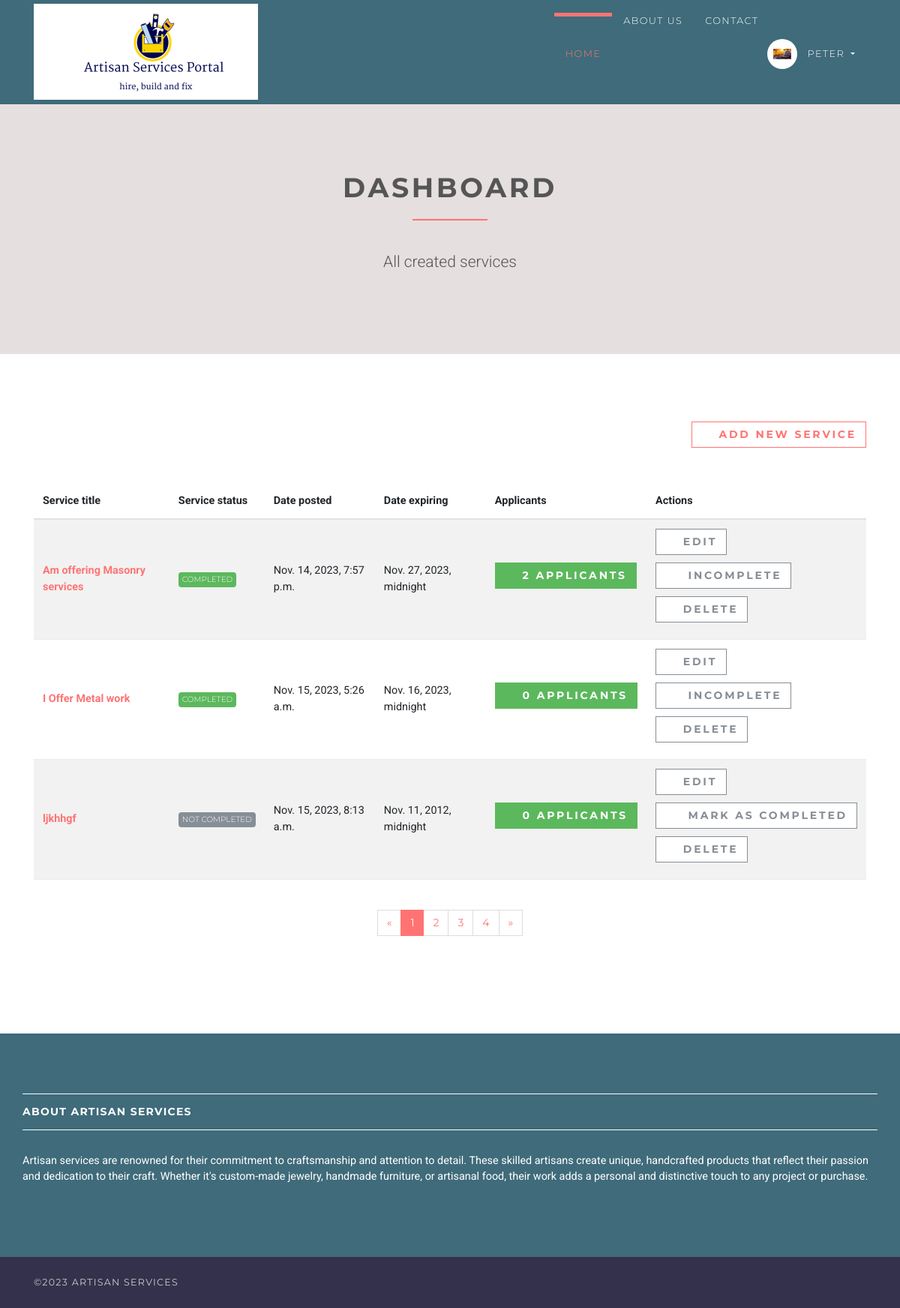
Page /artisan/dashboard (signed in) on the committed database.
### accounts/models.py (models this page shows, shortened)
class User(AbstractUser):
    username = None
    profile_picture = models.ImageField(upload_to='media/img', default='DEFAULT VALUE')
    contact = models.CharField(max_length=10, blank=True, null=True)
    phone_number= models.CharField(max_length=10, blank=True, null=True)
    role = models.CharField(max_length=12, error_messages={
        'required': "Role must be provided"
    })
    gender = models.CharField(max_length=10, blank=True, null=True, default="")
    email = models.EmailField(unique=True, blank=False,
                              error_messages={
                                  'unique': "A user with that email already exists.",
                              })
    USERNAME_FIELD = "email"
    REQUIRED_FIELDS = []
    objects = UserManager()

### servicesapp/models.py (models this page shows, shortened)
class Service(models.Model):
    user = models.ForeignKey(User, on_delete=models.CASCADE)
    title = models.CharField(max_length=150)
    description = models.TextField()
    location = models.CharField(max_length=150)
    type = models.CharField(choices=SERVICE_TYPE, max_length=10)
    category = models.CharField(choices=SERVICE_CATEGORY, max_length=100)
    last_date = models.DateTimeField()
    company_name = models.CharField(max_length=100)
    company_description = models.CharField(max_length=300)
    website = models.CharField(max_length=100, default="", blank=True, null=True)
    created_at = models.DateTimeField(default=timezone.now)
    filled = models.BooleanField(default=False)

### servicesapp/views/artisan.py (the view)
# urls.py: path('', DashboardView.as_view(), name='artisan-dashboard'),
class DashboardView(ListView):
    model = Service
    template_name = 'services/artisan/dashboard.html'
    context_object_name = 'services'
    @method_decorator(login_required(login_url=reverse_lazy('accounts:login')))
    @method_decorator(user_is_artisan)
    def dispatch(self, request, *args, **kwargs):
        return super().dispatch(self.request, *args, **kwargs)
    def get_queryset(self):
        return self.model.objects.filter(user_id=self.request.user.id)

### templates/services/artisan/dashboard.html (shortened to what this page needs)
{% extends 'base.html' %}
{% load static %}
{% block content %}
    <section class="bg-light-gray">
        <div class="container">
            <div class="row">
                <div class="col-lg-8 mx-auto">
                    <h1 class="heading">dashboard</h1>
                    <p class="lead text-center">All created services</p>
                </div>
            </div>
        </div>
    </section>
    <section>
        <div class="container">
            <div class="row">
                <div class="col-lg-12 text-right mb-5"><a href="{% url 'services:artisan-services-create' %}"
                                                          class="btn btn-outline-white-primary">
                    <i class="fa fa-plus"></i>Add new service</a></div>
                <div class="col-lg-12">
                    <div class="table-responsive">
                        <table class="table table-striped table-hover table-client-dashboard">
                            <thead>
                            <tr>
                                <th>Service title</th>
                                <th>Service status</th>
                                <th>Date posted</th>
                                <th>Date expiring</th>
                                <th>Applicants</th>
                                <th>Actions</th>
                            </tr>
                            </thead>
                            <tbody>
                            {% for service in services %}
                                <tr>
                                    <th><a href="{% url 'services:services-detail' service.id %}">{{ service.title }}</a>
                                    </th>
                                    <td>
                                        {% if service.filled %}
                                            <span class="badge badge-success">Completed</span>
                                        {% else %}
                                            <span class="badge badge-secondary">Not Completed</span>
                                        {% endif %}
                                    </td>
                                    <td>{{ service.created_at }}</td>
                                    <td>{{ service.last_date }}</td>
                                    <td>
                                        <a href="{% url 'services:artisan-dashboard-applicants' service.id %}"
                                           class="btn btn-success">
                                            <i class="fa fa-users"></i>{{ service.applicants.count }}
                                            <span class="hidden-xs hidden-sm">Applicants</span>
                                        </a>
                                    </td>
                                    <td>
                                        <a href="{% url 'services:edit-service' service.id %}"
                                            class="btn btn-outline-white-secondary">
                                             <i class="fa fa-edit"></i>Edit
                                        </a>
                                        <br>
                                        {% if service.filled %}
                                        <a href="{% url 'services:toggle-service-filled' service.id %}"
                                           class="btn btn-outline-white-secondary">
                                            <i class="fa fa-times-circle-o"></i>
                                            <span class="hidden-xs hidden-sm">Incomplete</span>
                                        </a><br>
                                    {% else %}
                                        <a href="{% url 'services:toggle-service-filled' service.id %}"
                                           class="btn btn-outline-white-secondary">
                                            <i class="fa fa-check-circle-o"></i>
                                            <span class="hidden-xs hidden-sm">Mark as Completed</span>
                                        </a><br>
                                    {% endif %}
                                    <a href="{% url 'services:delete-service' service.id %}"
                                    class="btn btn-outline-white-secondary">
                                     <i class="fa fa-times-circle-o"></i>Delete
                                 </a>
                                    </td>
                                </tr>
                            {% endfor %}
                            </tbody>
                        </table>
                    </div>
                    <div class="pages">
                        <nav aria-label="Page navigation example" class="d-flex justify-content-center mt-4 mb-4">
                            <ul class="pagination">
                                <li class="page-item"><a href="#" aria-label="Previous" class="page-link"><span
                                        aria-hidden="true">«</span><span class="sr-only">Previous</span></a></li>
                                <li class="page-item active"><a href="#" class="page-link">1</a></li>
                                <li class="page-item"><a href="#" class="page-link">2</a></li>
                                <li class="page-item"><a href="#" class="page-link">3</a></li>
                                <li class="page-item"><a href="#" class="page-link">4</a></li>
                                <li class="page-item"><a href="#" aria-label="Next" class="page-link"><span
                                        aria-hidden="true">»</span><span class="sr-only">Next</span></a></li>
                            </ul>
                        </nav>
                    </div>
                </div>
            </div>
        </div>
    </section>
{% endblock %}

### templates/base.html (shortened to what this page needs)
{% load static %}
<!DOCTYPE html>
<html>
<head>
    <link rel="stylesheet" href="https://stackpath.bootstrapcdn.com/bootstrap/4.5.0/css/bootstrap.min.css">
    <link rel="stylesheet"
          href="{% static 'vendor/bootstrap/css/bootstrap.min.css' %}">
    <link rel="stylesheet"
          href="{% static 'vendor/font-awesome/css/font-awesome.min.css' %}">
    <link rel="stylesheet"
          href="{% static 'vendor/owl.carousel/assets/owl.carousel.css' %}">
    <link rel="stylesheet"
          href="{% static 'vendor/owl.carousel/assets/owl.theme.default.css' %}">
    <link rel="stylesheet" href="{% static 'css/style.default.css' %}"
          id="theme-stylesheet">
    <link rel="stylesheet" href="{% static 'css/custom.css' %}">
</head>
<body>
<header class="header">
    <nav class="navbar navbar-expand-lg">
        <div class="container">
            <a href="/" class="navbar-brand">
                <img src="{% static 'img/logo-small.png' %}" alt="logo" class="d-none d-lg-block">
            </a>
            <div id="navbarSupportedContent" class="collapse navbar-collapse">
                <ul class="navbar-nav ml-auto">
                    <li class="nav-item active">
                        <a href="/" class="nav-link">Home <span class="sr-only">(current)</span></a>
                    </li>
                    <li class="nav-item">
                        <a href="{% url 'services:about_us' %}" >About Us</a>
                    </li>
                    <li class="nav-item">
                        <a href="{% url 'services:contact_us' %}">Contact</a>
                    </li>
                    {% if request.user.is_authenticated and request.user.role == 'artisan' %}
                        <li class="nav-item dropdown">
                            <a id="clientZone" href="#" data-toggle="dropdown"
                               aria-haspopup="true" aria-expanded="false"
                               class="nav-link dropdown-toggle has-img mb-3 mb-lg-0 mt-3 mt-lg-0">
                                <div class="client-menu-image">
                                    <div class="inner">
                                        <img src="{% static 'img/company-1.png' %}"
                                             alt="company image"
                                             class="img-fluid">
                                    </div>
                                </div>
                                {% if request.user.role == 'customer' %}
                                    {{ request.user.first_name }} {{ request.user.last_name }}
                                {% else %}
                                    {{ request.user.first_name }}
                                {% endif %}
                            </a>
                        </li>
                    {% endif %}
                </ul>
            </div>
        </div>
    </nav>
</header>
<div>
    {% block content %} {% endblock %}
</div>
<footer class="footer">
    <div class="footer__block">
        <div class="container">
            <div class="row">
                <div class="">
                    <h4 class="h5">About artisan services</h4>
                    <p>Artisan services are renowned for their commitment to craftsmanship and attention to detail. These skilled artisans
                        create unique, handcrafted products that reflect their passion and dedication to their craft. Whether it's custom-made jewelry,
                          handmade furniture, or artisanal food, their work adds a personal and distinctive touch to any project or purchase.
                    </p>
                </div>
            </div>
        </div>
    </div>
    <div class="footer__copyright">
        <div class="container">
            <div class="row">
                <div class="col-md-6 text-md-left text-center">
                    <p>&copy;2023 Artisan Services</p>
                </div>
            </div>
        </div>
    </div>
</footer>
</body>
</html>

### rows in the picture
User: user.first_name "PETER"
Service: title "Am offering Masonry services", filled "COMPLETED", created_at "Nov. 14, 2023, 7:57 p.m.", last_date "Nov. 27, 2023, midnight", applicants.count "2"
Service: title "I Offer Metal work", filled "COMPLETED", created_at "Nov. 15, 2023, 5:26 a.m.", last_date "Nov. 16, 2023, midnight", applicants.count "0"
Service: title "ljkhhgf", filled "NOT COMPLETED", created_at "Nov. 15, 2023, 8:13 a.m.", last_date "Nov. 11, 2012, midnight", applicants.count "0"
